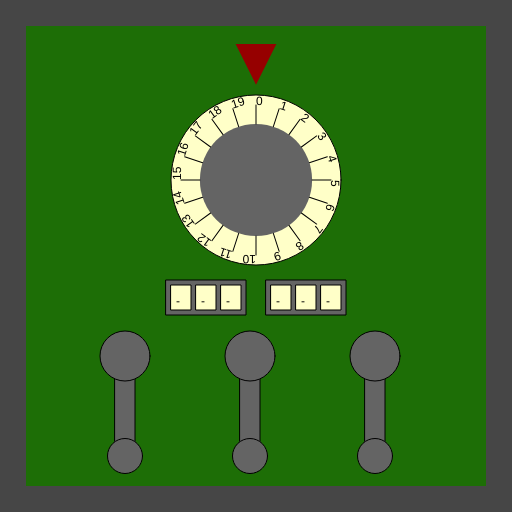
Frame 1 (no input)
Frame 60 (no input): identical to frame 1, image omitted
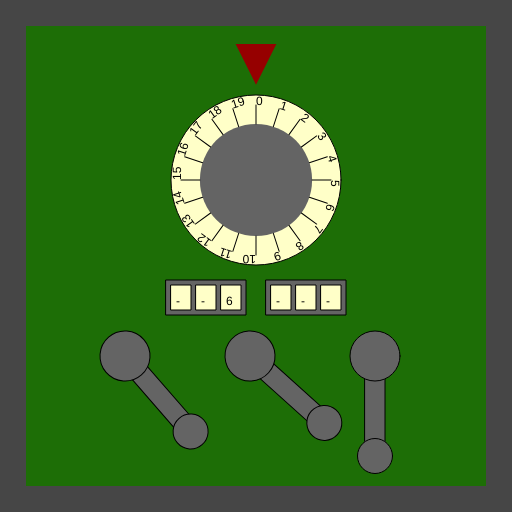
Frame 120 (the mouse pressed at the canvas centre since frame 60)

The p5.js sketch that drew these frames (run headless with seeded random() and noise() and a simulated clock; from frame 60 on, the mouse is pressed at the canvas centre):

// p5.js sketch
// ── sketch.js
/*

Officer: 3721950
CaseNum: 303-3-25822686-3721950

Case 303 - The Case of the Crooked Attorney
Stage 4 - The Courthouse

Torvalds has his final safe in his courthouse chambers. Luckily there is a court case proceeding.
You can sneak into his chambers whilst he makes his closing statement.

Crack the safe by doing the following:

	When the mouse button is released:
	- Use the 'map' function to scale mouseY to values ranging from 2 to 12.
	- Assign the output to restrictedStorageComb0

	When the mouse button is pressed:
	- Use the 'map' function to scale mouseY to values ranging from 1 to 12.
	- Assign the output to restrictedStorageComb1

	When any key is released:
	- Make restrictedStorageComb2 equal to the value of 'key'

	When the mouse button is pressed:
	- Use the 'map' function to scale mouseX to values ranging from 14 to 68.
	- Assign the output to restrictedStorageComb3

	When the mouse button is pressed:
	- Use the 'map' function to scale mouseY to values ranging from 20 to 76.
	- Assign the output to restrictedStorageComb4

	Whilst the mouse is being dragged:
	- Use the 'map' function to scale mouseX to values ranging from 15 to 76.
	- Assign the output to restrictedStorageComb5



This time you'll need to create the relevant event handlers yourself.

There are many possible ways of investigating this case, but you
should use ONLY the following commands:

	- The assignment operator aka. the equals sign !
	- mouseX, mouseY
	- key, keyCode
	- random
	- map

*/

//declare the variables

var restrictedStorageComb0;
var restrictedStorageComb1;
var restrictedStorageComb2;
var restrictedStorageComb3;
var restrictedStorageComb4;
var restrictedStorageComb5;


function preload()
{
	//IMAGES WILL BE LOADED HERE

}

function setup()
{
	createCanvas(512,512);

	//initialise the variables
	restrictedStorageComb0 = 0;
	restrictedStorageComb1 = "";
	restrictedStorageComb2 = "";
	restrictedStorageComb3 = 0;
	restrictedStorageComb4 = 0;
	restrictedStorageComb5 = 0;

}

///////////////////EVENT HANDLERS///////////////////

//Create event handlers here to open the safe ...

function mouseReleased()
{
	//When the mouse button is released:
	//- Use the 'map' function to scale mouseY to values ranging from 2 to 12.
	//- Assign the output to restrictedStorageComb0	
	restrictedStorageComb0 = map(mouseY,0,512,2,12);
	console.log("restricted Storage comb 0", restrictedStorageComb0);
}

function mousePressed()
{
	//When the mouse button is pressed:
	//- Use the 'map' function to scale mouseY to values ranging from 1 to 12.
	//- Assign the output to restrictedStorageComb1
	restrictedStorageComb1 = map(mouseY, 0, 512, 1, 12);
	console.log("restricted Storage comb 1 ", restrictedStorageComb0);
	
	//When the mouse button is pressed:
	//- Use the 'map' function to scale mouseX to values ranging from 14 to 68.
	//- Assign the output to restrictedStorageComb3	
	restrictedStorageComb3 = map(mouseX, 0, 512, 14, 68);
	
	//When the mouse button is pressed:
	//- Use the 'map' function to scale mouseY to values ranging from 20 to 76.
	//- Assign the output to restrictedStorageComb4
	restrictedStorageComb4 = map(mouseY, 0, 512, 20, 76);
}

function keyReleased()
{
	//When any key is released:
	//- Make restrictedStorageComb2 equal to the value of 'key'
	restrictedStorageComb2 = key;
	console.log("restricted Storage comb 2", restrictedStorageComb2);
}


function mouseDragged()
{
	//Whilst the mouse is being dragged:
	//- Use the 'map' function to scale mouseX to values ranging from 15 to 76.
	//- Assign the output to restrictedStorageComb5
	restrictedStorageComb5 = map(mouseX, 0, 512, 15, 76);
}


///////////////DO NOT CHANGE CODE BELOW THIS POINT///////////////////

function draw()
{

	//Draw the safe door
	background(70);
	noStroke();
	fill(29,110,6);
	rect(26,26,width-52,width-52);

	//Draw the combination dial
	push();
	translate(256,180);
	drawDial(170,restrictedStorageComb0,20);
	pop();

	//Draw the spinners
	push();
	translate(206,280);
	drawSpinner(3, restrictedStorageComb1);
	pop();

	push();
	translate(306,280);
	drawSpinner(3, restrictedStorageComb2);
	pop();

	//Draw the levers
	push();
	translate(125,356);
	drawLever(restrictedStorageComb3);
	pop();

	push();
	translate(250,356);
	drawLever(restrictedStorageComb4);
	pop();

	push();
	translate(375,356);
	drawLever(restrictedStorageComb5);
	pop();

}

function drawDial(diameter,num,maxNum)
{
	//the combination lock

	var r = diameter * 0.5;
	var p = r * 0.6;

	stroke(0);
	fill(255,255,200);
	ellipse(0,0,diameter,diameter);
	fill(100);
	noStroke();
	ellipse(0,0,diameter*0.66,diameter*0.66);
	fill(150,0,0);
	triangle(
		-p * 0.4,-r-p,
		p * 0.4,-r-p,
		0,-r-p/5
	);

	noStroke();

	push();
	var inc = 360/maxNum;

	rotate(radians(-num * inc));
	for(var i = 0; i < maxNum; i++)
	{
		push();
		rotate(radians(i * inc));
		stroke(0);
		line(0,-r*0.66,0,-(r-10));
		noStroke();
		fill(0);
		text(i,0,-(r-10));
		pop();
	}

	pop();
}

function drawLever(rot)
{
	push();
	rotate(radians(-rot))
	stroke(0);
	fill(100);
	rect(-10,0,20,100);
	ellipse(0,0,50,50);
	ellipse(0,100,35,35);
	pop();
}

function drawSpinner(numSpinners, val)
{
	var sw = 20;
	var ow = (sw + 5) * numSpinners + 5;
	stroke(0);
	fill(100);
	rect(-ow/2,0,ow,35);
	if(typeof(val) == "number")
	{
		val = floor(val).toString(); //convert to string
	}
	var d = numSpinners - val.length;

	for(var d = numSpinners - val.length; d > 0; d--)
	{
		val = "-" + val;
	}

	for(var i = 0; i < numSpinners; i++)
	{
		stroke(0);
		fill(255,255,200);
		rect(-ow/2 + i * (sw + 5) + 5,5,20,25);
		fill(0);
		noStroke();
		text(val[i],-ow/2 + sw/2 + i * (sw +5),25);
	}

}
